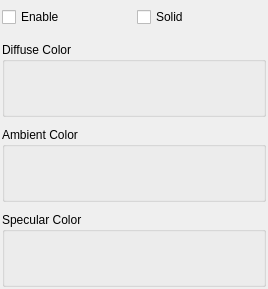
<?xml version="1.0" encoding="UTF-8"?>
<ui version="4.0">
 <class>TransferFunctionFeatureWidget</class>
 <widget class="QWidget" name="TransferFunctionFeatureWidget">
  <property name="geometry">
   <rect>
    <x>0</x>
    <y>0</y>
    <width>268</width>
    <height>289</height>
   </rect>
  </property>
  <property name="windowTitle">
   <string>Form</string>
  </property>
  <layout class="QVBoxLayout" name="verticalLayout">
   <property name="spacing">
    <number>10</number>
   </property>
   <property name="margin">
    <number>2</number>
   </property>
   <item>
    <widget class="QWidget" name="widget" native="true">
     <property name="sizePolicy">
      <sizepolicy hsizetype="Preferred" vsizetype="Fixed">
       <horstretch>0</horstretch>
       <verstretch>0</verstretch>
      </sizepolicy>
     </property>
     <property name="minimumSize">
      <size>
       <width>0</width>
       <height>30</height>
      </size>
     </property>
     <layout class="QHBoxLayout" name="horizontalLayout_6">
      <property name="margin">
       <number>0</number>
      </property>
      <item>
       <widget class="QCheckBox" name="enable_checkbox_">
        <property name="text">
         <string>Enable</string>
        </property>
       </widget>
      </item>
      <item>
       <widget class="QCheckBox" name="solid_checkbox_">
        <property name="text">
         <string>Solid</string>
        </property>
       </widget>
      </item>
     </layout>
    </widget>
   </item>
   <item>
    <widget class="QGroupBox" name="color_groupbox_">
     <property name="title">
      <string>Diffuse Color</string>
     </property>
     <layout class="QVBoxLayout" name="verticalLayout_2">
      <property name="spacing">
       <number>2</number>
      </property>
      <property name="margin">
       <number>4</number>
      </property>
      <item>
       <widget class="QtUtils::QtSliderIntCombo" name="diffuse_red_slider_" native="true"/>
      </item>
      <item>
       <widget class="QtUtils::QtSliderIntCombo" name="diffuse_green_slider_" native="true"/>
      </item>
      <item>
       <widget class="QtUtils::QtSliderIntCombo" name="diffuse_blue_slider_" native="true"/>
      </item>
     </layout>
    </widget>
   </item>
   <item>
    <widget class="QGroupBox" name="groupBox_2">
     <property name="title">
      <string>Ambient Color</string>
     </property>
     <layout class="QHBoxLayout" name="horizontalLayout_5">
      <property name="spacing">
       <number>0</number>
      </property>
      <property name="margin">
       <number>4</number>
      </property>
      <item>
       <widget class="QtUtils::QtSliderDoubleCombo" name="ambient_coeff_slider_" native="true"/>
      </item>
     </layout>
    </widget>
   </item>
   <item>
    <widget class="QGroupBox" name="groupBox">
     <property name="title">
      <string>Specular Color</string>
     </property>
     <layout class="QVBoxLayout" name="verticalLayout_3">
      <property name="spacing">
       <number>2</number>
      </property>
      <property name="margin">
       <number>4</number>
      </property>
      <item>
       <widget class="QtUtils::QtSliderDoubleCombo" name="specular_intensity_slider_" native="true"/>
      </item>
      <item>
       <widget class="QtUtils::QtSliderIntCombo" name="shininess_slider_" native="true"/>
      </item>
     </layout>
    </widget>
   </item>
  </layout>
 </widget>
 <customwidgets>
  <customwidget>
   <class>QtUtils::QtSliderDoubleCombo</class>
   <extends>QWidget</extends>
   <header location="global">QtUtils/Widgets/QtSliderDoubleCombo.h</header>
   <container>1</container>
  </customwidget>
  <customwidget>
   <class>QtUtils::QtSliderIntCombo</class>
   <extends>QWidget</extends>
   <header location="global">QtUtils/Widgets/QtSliderIntCombo.h</header>
   <container>1</container>
  </customwidget>
 </customwidgets>
 <resources/>
 <connections/>
</ui>
